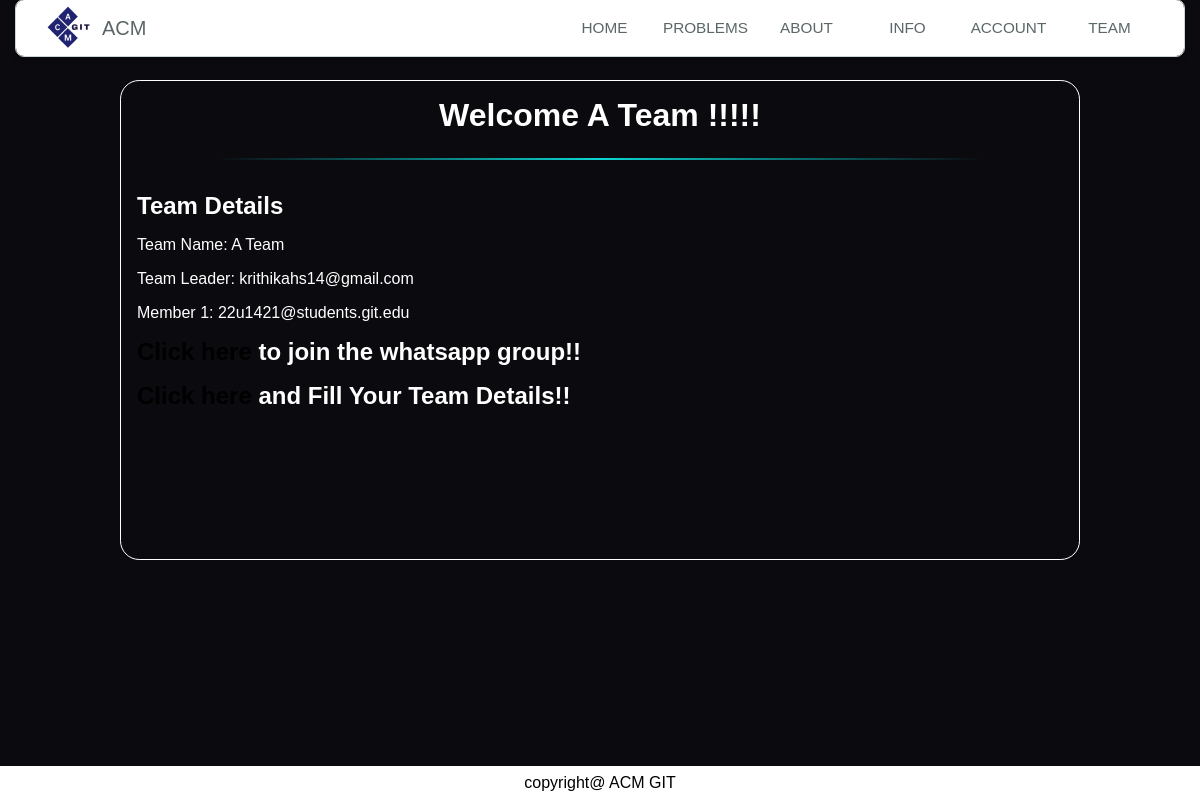
Page /registration/ (signed in) on the committed database.
### MainApp/models.py (models this page shows, shortened)
class Team(models.Model):
    team_name = models.CharField(max_length=100, primary_key=True)
    team_leader = models.ForeignKey(CustomUser, on_delete=models.CASCADE)
    team_member1 = models.ForeignKey(CustomUser, on_delete=models.CASCADE, related_name='team_member1', null=True, blank=True)
    team_member2 = models.ForeignKey(CustomUser, on_delete=models.CASCADE, related_name='team_member2', null=True, blank=True)
    team_member3 = models.ForeignKey(CustomUser, on_delete=models.CASCADE, related_name='team_member3', null=True, blank=True)
    problem_no = models.IntegerField(default=1, validators=[MaxValueValidator(25), MinValueValidator(1)])

class CustomUser(AbstractUser):
    username = None
    email = models.EmailField(_("email address"), unique=True)
    USN = models.CharField(max_length=10)
    USERNAME_FIELD = "email"
    is_registered=models.BooleanField(default=False)
    year=models.CharField(max_length=4,default='2025')
    REQUIRED_FIELDS = []
    objects = CustomUserManager()
    def __str__(self):
        return self.email

### MainApp/views.py (the view)
# urls.py: path('registration/',registration,name='registration'),
def registration(request):
    if not request.user.is_authenticated:
        return HttpResponseRedirect('/login')
    elif Team.objects.filter(team_leader=request.user).exists():
        return render(request,'MainApp/registered.html',context={'team':Team.objects.get(team_leader=request.user)})
    elif Team.objects.filter(team_member1=request.user).exists():
        return render(request,'MainApp/registered.html',context={'team':Team.objects.get(team_member1=request.user)})
    elif Team.objects.filter(team_member2=request.user).exists():
        return render(request,'MainApp/registered.html',context={'team':Team.objects.get(team_member2=request.user)})
    elif Team.objects.filter(team_member3=request.user).exists():
        return render(request,'MainApp/registered.html',context={'team':Team.objects.get(team_member3=request.user)})
    return render(request,'MainApp/registration.html')

### MainApp/templates/MainApp/registered.html (shortened to what this page needs)
{% extends 'base.html' %}
{% load static %}
{% block head %}
    <link rel="stylesheet" href="{% static 'MainApp/registered.css' %}">
{% endblock head %}
{% block body %}
    <div id="content" style="color: white;">
        <h1>Welcome {{team.team_name}}!!!!!</h1>
        <hr>
        <div class="conatiner-account">
        <div class="deatils">
        <h2>Team Details</h2>
        <p id="{{team.id}}">Team Name: {{team.team_name}}</p>
        <p>Team Leader: {{ team.team_leader }}</p>
        <p>Member 1: {{ team.team_member1 }}</p>
            <h2><a href="https://chat.whatsapp.com/KFiQi16k6wo17NQzP8wyqf">Click here</a> to join the whatsapp group!!</h2>
            <div id="gforms">
                <h2><a href="https://docs.google.com/forms/d/1EWLWwd5YaVQWotR6imo6-SVS1BEn9m_i2JHZOh2oHZk/edit">Click here</a> and Fill Your Team Details!!</h2>
            </div>
    </div>
        </div>
    </div>
{% endblock body %}

### MainApp/static/base.css (style rules this page uses)
*, *::before, *::after { user-select:none; margin: 0; padding: 0; box-sizing: border-box; font-family: "Poppins" , sans-serif; }
:root { --brand-clr: hsl(185, 85%, 40%); --bg-primary: hsl(195, 20%, 86%); --border-clr: hsl(195, 16%, 82%); --accent-blue: hsl(205, 100%, 48%); --text-primary: hsl(180, 6%, 38%); --text-accent: hsl(195, 2%, 78%); --header: 3.5rem; --full-width: 100%; --padding-space: calc(var(--full-width) - 2rem); --max-width: 80rem; --min-width: 22.5rem; --bd-radius: 0.5em; --space-025: 0.25rem; --space-05: 0.5rem; --space-1: 1rem; }
a { text-decoration: none; }
body { display: flex; flex-flow: column; min-block-size: 100vh; font-family: system-ui; background: #0a0a0f; }

### MainApp/static/MainApp/registered.css (style rules this page uses)
#content { padding: 1rem 0 0 0; display: flex; right: 12.5vw; width: 80vw; border: solid 1px white; border-radius: 1.2rem; min-height: 60vh; flex-direction: column; color:white; }
#content h1 { text-align: center; margin-bottom: 2rem; }
.conatiner-account { gap: 1rem; flex-grow: 2; height: 100%; width: 100%; display: flex; flex-direction: column; }
.deatils { display:flex; flex-direction: column; gap: 1rem; padding:1rem; }
h2 a { color:rgb(76, 155, 245); }
div a { color:black; }
#gforms { position: relative; text-align: justify; }
#content hr { border: none; height: 2px; background: linear-gradient(to right, transparent, rgba(10, 224, 220, 0.956), transparent); margin: -0.5rem auto 1rem auto; width: 80%; }

### rows in the picture
Team: team_name "A Team", team_leader "krithikahs14@gmail.com", team_member1 "22u1421@students.git.edu"
